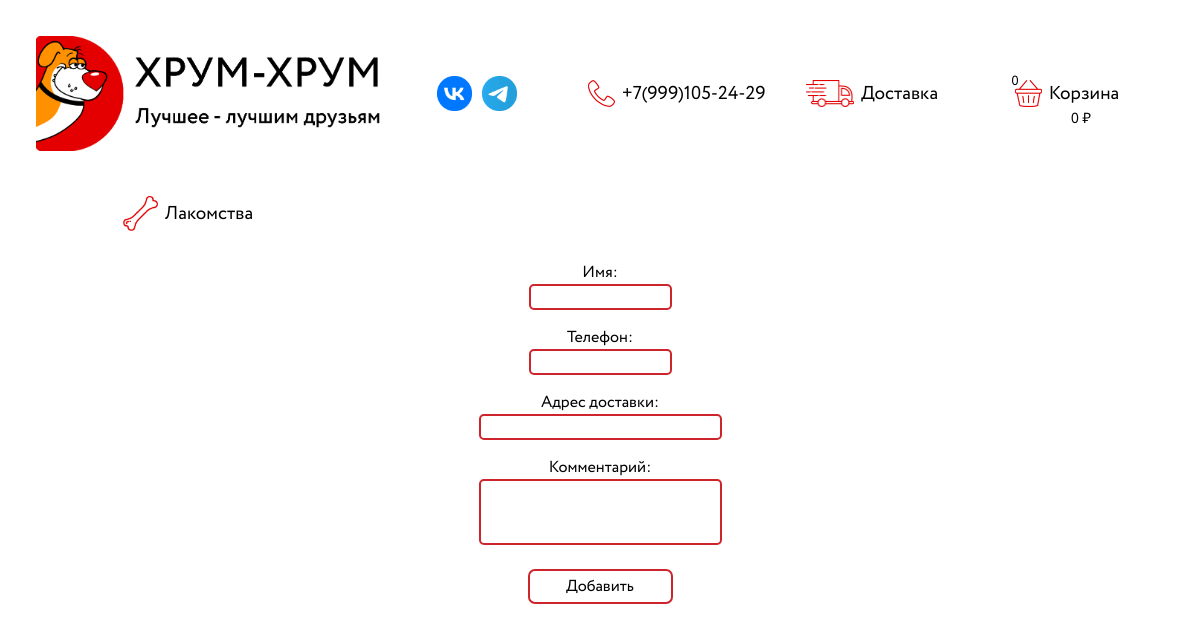
Page /cart/order/ on the earlier database version.
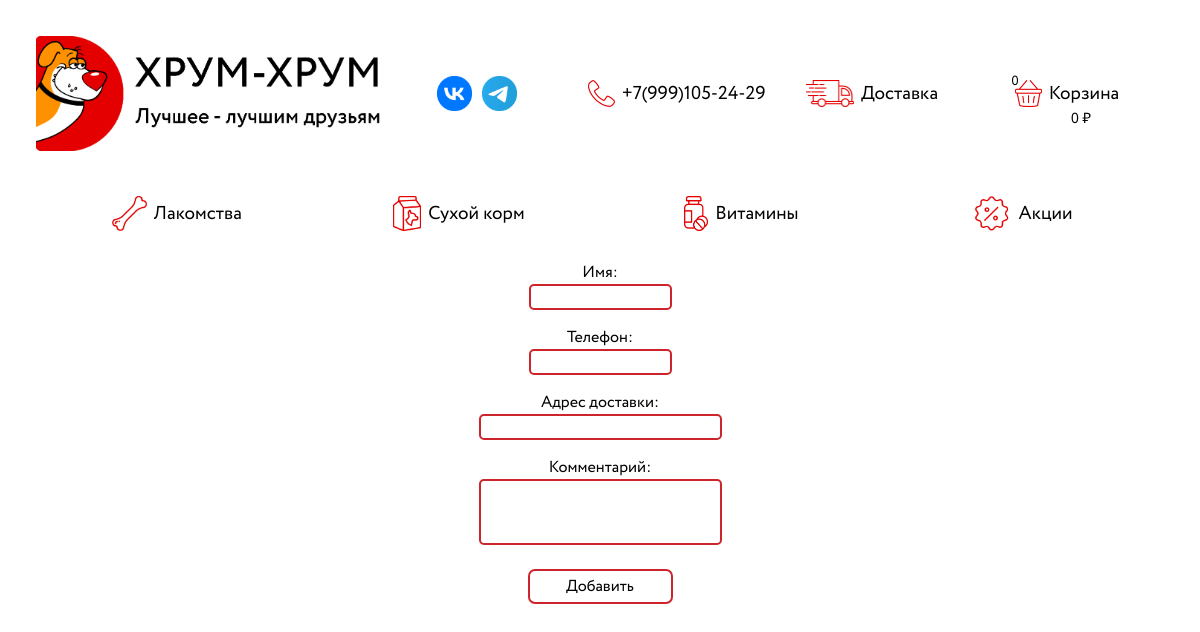
Same page on the later database version.
### catalog/models.py (models this page shows, shortened)
class Category(models.Model):
    name = models.CharField(max_length=25, verbose_name='Наименование')
    slug = models.SlugField(max_length=25, unique=True, db_index=True, verbose_name='URL')
    def get_absolute_url(self):
        return reverse('category', kwargs={'slug': self.slug})
    class Meta:
        verbose_name = 'Категоря'
        verbose_name_plural = 'Категории'
        ordering = ('id',)
        index_together = (('id', 'slug'),)

### cart/views.py (the view, shortened to what this page needs)
# urls.py: path('order/', OrderAdd.as_view(), name='order_add'),
class OrderAdd(DataMixin, CreateView):
    form_class = OrderAddForm
    model = Order
    template_name = 'cart/order.html'
    success_url = 'order_accepted'
    def get_context_data(self, *, objects_list=None, **kwargs):
        context = super().get_context_data(**kwargs)
        context['name'] = 'Оформление заказа'
        c_def = self.get_user_context()
        return dict(list(context.items()) + list(c_def.items()))

### cart/forms.py
class OrderAddForm(forms.ModelForm):
    class Meta:
        model = Order
        fields = ['id', 'name', 'phone', 'address', 'comments']

### catalog/utils.py (called while the page is built)
    def get_cart_session(self):
        return {int(k[5:]): int(v) for k, v in self.request.session.items() if 'cart' in k}

    def get_dynamic_data(self):
        cart_id = []
        cart_price = []
        for k, v in self.get_cart_session().items():
                cart_id.append(str(k))
                cart_price.append(str(v*Product.objects.get(pk=k).price))
        return {'cart_id': ' '.join(cart_id),
                'cart_price': ' '.join(cart_price),
                'cart_total_price': sum([float(i) for i in cart_price]),
                }

    def get_user_context(self, **kwargs):
        dynamic_data = self.get_dynamic_data()
        context = kwargs
        context['toolbar'] = toolbar
        context['cats'] = Category.objects.all()
        context['cart_id'] = dynamic_data['cart_id']
        context['cart_price'] = dynamic_data['cart_price']
        context['cart_total_price'] = dynamic_data['cart_total_price']
        return context

### cart/templates/cart/order.html (shortened to what this page needs)
{% extends 'catalog/base.html' %}
{% block content %}
<form action="{% url 'order_add' %}" method="post" enctype="multipart/form-data">
<div class="client_data">
{% for f in form %}
<p class="client_data_forms"><label class="form_label" for="{{ f.id_for_label }}">{{f.label}}: </label>{{ f }}</p>
{% endfor %}
    <button class="bt_accept" type="submit">Добавить</button>
</div>
</form>
{% endblock %}

### catalog/templates/catalog/base.html (shortened to what this page needs)
{% load static %}
<!DOCTYPE html>
<html>
<head>
	<link rel="stylesheet" href="{% static 'catalog/css/styles_desktop.css' %}">
	<link rel="stylesheet" href="{% static 'catalog/css/styles_mobile.css' %}">
	<link rel="stylesheet" href="{% static 'catalog/css/btn.css' %}">
</head>
<body>
{% block apptoolbar %}
<div class = "container menu">
	<div class="container top-container">
		<div>
		<a class="logo" href="{{ cats.0.get_absolute_url }}"> <img class="logo_img" src="../../static/catalog/images/logo.png" alt=""> </a>
		</div>
		<div class="toolbar_social">
			<a class="social" href="#">
				<img class="logo_vk" src="../../static/catalog/images/vk.png" alt="">
			</a>
			<a class="social" href="#">
				<img class="logo_telegram" src="../../static/catalog/images/telegram.png" alt="">
			</a>
			<a class="social" href="#">
				<img class="logo_whatsapp" src="../../static/catalog/images/whatsapp.png" alt="">
			</a>
		</div>
		<a class="phone" href="tel:+79991052429">
			<img class="logo_phone" src="../../static/catalog/images/phone.png" alt="">
			<span class="text_phone">+7(999)105-24-29</span>
		</a>
    {% for i in toolbar %}
    	{% if i.url_name == 'cart' %}
		<a class="toolbar" id="{{ i.url_name }}" href="{% url i.url_name %}">
			<img class="logo_{{ i.url_name }}" src="{{ i.src }}" alt="">
			<span class="text_{{ i.url_name }}">{{i.name}}</span>
			<span class="total_quantity"> </span>
			<span class="total_price"> {{ cart_total_price }} ₽ </span>
		</a>
		{% else %}
		<a class="toolbar" id="{{ i.url_name }}" href="{% url i.url_name %}">
			<img class="logo_{{ i.url_name }}" src="{{ i.src }}" alt="">
			<span class="text_{{ i.url_name }}">{{i.name}}</span>
		</a>
		{% endif %}
    {% endfor %}
	</div>
{% endblock apptoolbar %}
<div class="cats_bar">
	{% for i in cats %}
	<a class="cat_bar" href="{{ i.get_absolute_url }}">
		<img class="logo_{{ i.slug }}" src="../../static/catalog/images/{{ i.slug }}.png" alt="">
		<span class="text_{{ i.slug }}">{{i.name}}</span>
	</a>
	{% endfor %}
</div>
</div>
{% block content %}
{% endblock %}
</body>
</html>

Differences in the rows shown:
added Category: slug (picture), name "Сухой корм"
added Category: slug (picture), name "Витамины"
added Category: slug (picture), name "Акции"
